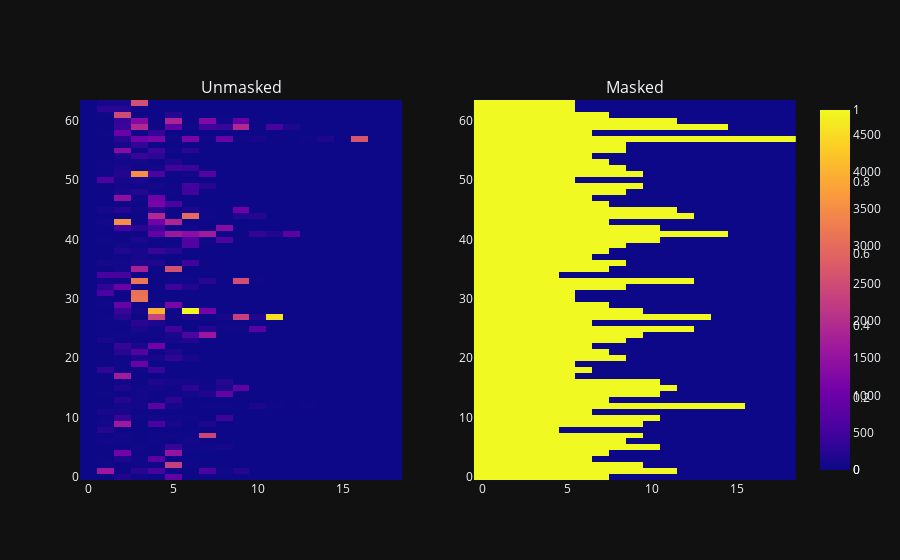

This figure's notebook cell:
### Code cell
fig = make_subplots(cols=2,subplot_titles=["Unmasked","Masked"])
fig.add_trace(go.Heatmap(z=en_vec_out.to_tensor().numpy()),row=1,col=1)
fig.add_trace(go.Heatmap(z=np.array((en_vec_out.to_tensor() != 0).numpy(),dtype=np.int32)),row=1,col=2)
fig.show()

### Figure 1 — Plotly figure (JSON) as saved in the notebook; plotly's stock layout.template omitted (floating-point values rounded to 4 significant figures; data arrays with more than 128 entries replaced by an {"elided": "..."} marker saying what was removed)
{"data": [{"type": "heatmap", "xaxis": "x", "yaxis": "y", "z": {"elided": "64x19 int values"}}, {"type": "heatmap", "xaxis": "x2", "yaxis": "y2", "z": {"elided": "64x19 int values"}}], "layout": {"annotations": [{"font": {"size": 16}, "showarrow": false, "text": "Unmasked", "x": 0.225, "xanchor": "center", "xref": "paper", "y": 1, "yanchor": "bottom", "yref": "paper"}, {"font": {"size": 16}, "showarrow": false, "text": "Masked", "x": 0.775, "xanchor": "center", "xref": "paper", "y": 1, "yanchor": "bottom", "yref": "paper"}], "xaxis": {"anchor": "y", "domain": [0, 0.45]}, "xaxis2": {"anchor": "y2", "domain": [0.55, 1]}, "yaxis": {"anchor": "x", "domain": [0, 1]}, "yaxis2": {"anchor": "x2", "domain": [0, 1]}}}
